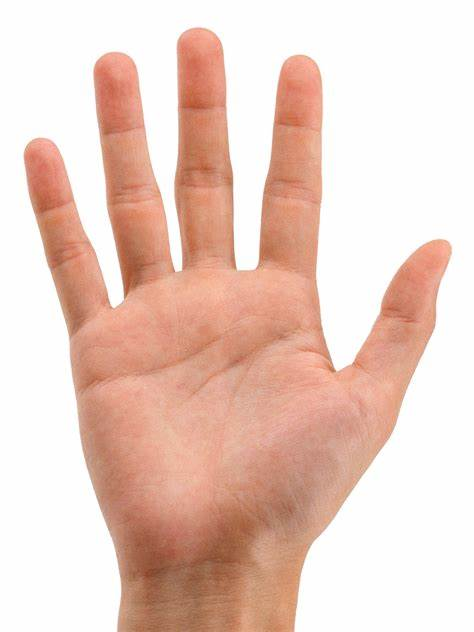
#> input picture opencv/resources/hand.jpg, 474 x 632 px
$ python canny_edge_detection.py
#> lines starting #> are read from the running program, lines starting #| are printed output that depends on the picture; after the words box and inside, x2 and y2 are one past the last pixel; in counts of white or black regions, pixels touching at a corner belong together
# It is composed of 5 steps:
# 1. Noise Reduction
# 2. Gradient Calculation
# 3. Non Maximum Suppression
# 4. Double Threshold
# 5. Edge Tracking by Hysteresis

import cv2 as cv

img = cv.imread('resources/hand.jpg',0)
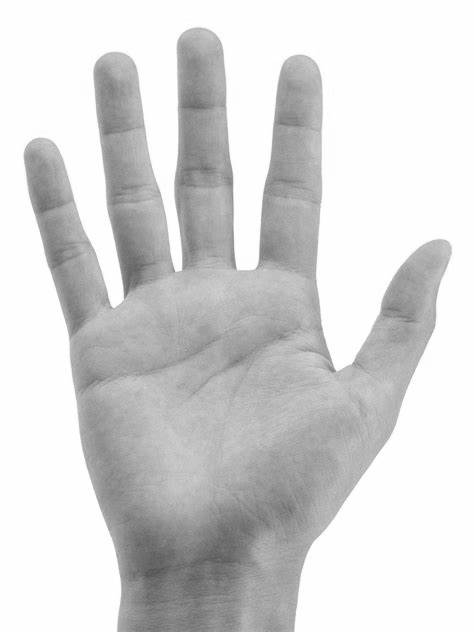
#> img: shape (632, 474); min 83, max 255, mean 213

cv.namedWindow('Canny')
def nothing(x):
    pass


thresh1 = cv.createTrackbar('Threshold1','Canny',0,255,nothing)
thresh2 = cv.createTrackbar('Threshold2','Canny',0,255,nothing)


while True:
    cv.imshow('Original',img)
    threshold1 = cv.getTrackbarPos('Threshold1','Canny')
    threshold2 = cv.getTrackbarPos('Threshold2','Canny')
    canny = cv.Canny(img,threshold1,threshold2)
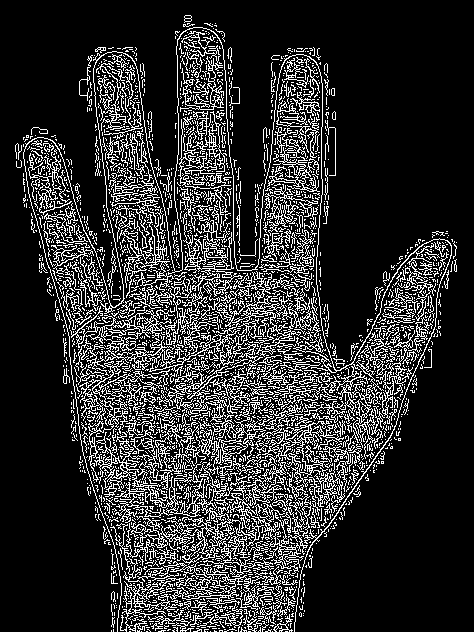
#> canny: shape (632, 474); 18.1% white in thin lines or dots
    cv.imshow('Canny',canny)
    if cv.waitKey(1) & 0xFF == ord('q'):
#> (key q is pressed here)
        break

cv.destroyAllWindows()
